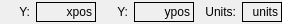
<?xml version="1.0" encoding="UTF-8"?>
<ui version="4.0">
 <class>MouseCoordinates</class>
 <widget class="QWidget" name="MouseCoordinates">
  <property name="geometry">
   <rect>
    <x>0</x>
    <y>0</y>
    <width>282</width>
    <height>24</height>
   </rect>
  </property>
  <property name="minimumSize">
   <size>
    <width>270</width>
    <height>24</height>
   </size>
  </property>
  <property name="maximumSize">
   <size>
    <width>282</width>
    <height>24</height>
   </size>
  </property>
  <property name="windowTitle">
   <string>Form</string>
  </property>
  <layout class="QVBoxLayout" name="verticalLayout">
   <property name="leftMargin">
    <number>10</number>
   </property>
   <property name="topMargin">
    <number>0</number>
   </property>
   <property name="rightMargin">
    <number>0</number>
   </property>
   <property name="bottomMargin">
    <number>0</number>
   </property>
   <item>
    <layout class="QHBoxLayout" name="horizontalLayout">
     <item>
      <widget class="QLabel" name="xpos_Label">
       <property name="minimumSize">
        <size>
         <width>20</width>
         <height>20</height>
        </size>
       </property>
       <property name="maximumSize">
        <size>
         <width>30</width>
         <height>20</height>
        </size>
       </property>
       <property name="font">
        <font>
         <pointsize>9</pointsize>
        </font>
       </property>
       <property name="text">
        <string>Y:</string>
       </property>
       <property name="alignment">
        <set>Qt::AlignRight|Qt::AlignTrailing|Qt::AlignVCenter</set>
       </property>
      </widget>
     </item>
     <item>
      <widget class="QLabel" name="xposText_Label">
       <property name="minimumSize">
        <size>
         <width>60</width>
         <height>20</height>
        </size>
       </property>
       <property name="maximumSize">
        <size>
         <width>60</width>
         <height>20</height>
        </size>
       </property>
       <property name="font">
        <font>
         <pointsize>9</pointsize>
        </font>
       </property>
       <property name="frameShape">
        <enum>QFrame::Box</enum>
       </property>
       <property name="text">
        <string>xpos</string>
       </property>
       <property name="alignment">
        <set>Qt::AlignRight|Qt::AlignTrailing|Qt::AlignVCenter</set>
       </property>
      </widget>
     </item>
     <item>
      <widget class="QLabel" name="ypos_Label">
       <property name="minimumSize">
        <size>
         <width>30</width>
         <height>20</height>
        </size>
       </property>
       <property name="maximumSize">
        <size>
         <width>30</width>
         <height>20</height>
        </size>
       </property>
       <property name="font">
        <font>
         <pointsize>9</pointsize>
        </font>
       </property>
       <property name="text">
        <string>Y:</string>
       </property>
       <property name="alignment">
        <set>Qt::AlignRight|Qt::AlignTrailing|Qt::AlignVCenter</set>
       </property>
      </widget>
     </item>
     <item>
      <widget class="QLabel" name="yposText_Label">
       <property name="minimumSize">
        <size>
         <width>60</width>
         <height>20</height>
        </size>
       </property>
       <property name="maximumSize">
        <size>
         <width>60</width>
         <height>20</height>
        </size>
       </property>
       <property name="font">
        <font>
         <pointsize>9</pointsize>
        </font>
       </property>
       <property name="frameShape">
        <enum>QFrame::Box</enum>
       </property>
       <property name="text">
        <string>ypos</string>
       </property>
       <property name="alignment">
        <set>Qt::AlignRight|Qt::AlignTrailing|Qt::AlignVCenter</set>
       </property>
      </widget>
     </item>
     <item>
      <widget class="QLabel" name="units_Label">
       <property name="minimumSize">
        <size>
         <width>40</width>
         <height>20</height>
        </size>
       </property>
       <property name="maximumSize">
        <size>
         <width>40</width>
         <height>20</height>
        </size>
       </property>
       <property name="font">
        <font>
         <pointsize>9</pointsize>
        </font>
       </property>
       <property name="text">
        <string>Units:</string>
       </property>
       <property name="alignment">
        <set>Qt::AlignRight|Qt::AlignTrailing|Qt::AlignVCenter</set>
       </property>
      </widget>
     </item>
     <item>
      <widget class="QLabel" name="unitsText_Label">
       <property name="minimumSize">
        <size>
         <width>40</width>
         <height>20</height>
        </size>
       </property>
       <property name="maximumSize">
        <size>
         <width>40</width>
         <height>20</height>
        </size>
       </property>
       <property name="font">
        <font>
         <pointsize>9</pointsize>
        </font>
       </property>
       <property name="frameShape">
        <enum>QFrame::Box</enum>
       </property>
       <property name="text">
        <string>units</string>
       </property>
       <property name="alignment">
        <set>Qt::AlignRight|Qt::AlignTrailing|Qt::AlignVCenter</set>
       </property>
      </widget>
     </item>
    </layout>
   </item>
  </layout>
 </widget>
 <resources/>
 <connections/>
</ui>
